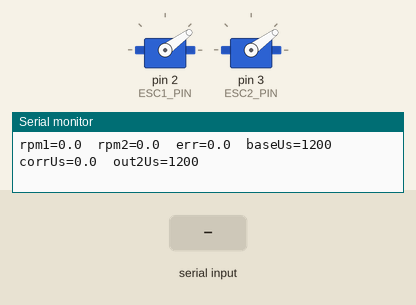
Simulated run of this sketch. Board: Arduino Uno, built with avr-gcc and run on an emulated ATmega328P. Shown: 2 × servo, the last lines printed to the serial monitor. The inputs (shaded band) are chosen by the test bench.

Above: at 4.2 s.
4.3 s: "90,45\n" received over Serial
7.3 s: "t90\n" received over Serial
At 8.7 s:
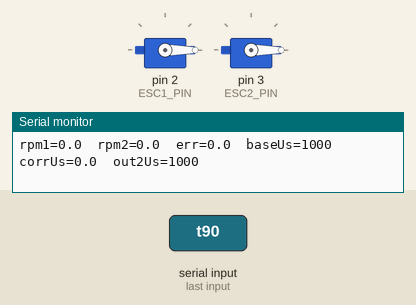
Timing chart, 0 to 10.3 s (numbered marks = the images above; inputs shaded):
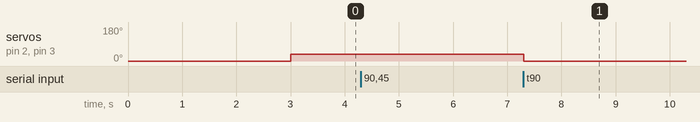

Measured:
- after the input at 7.3 s, servo on pin 2 (ESC1_PIN), servo on pin 3 (ESC2_PIN): 36° → 0° at once

The sketch:

RPM_matching.ino
```cpp
#include <SPI.h>
#include <Servo.h>

// -------------------- USER CONFIG --------------------
// SPI chip selects for the 2 encoders (same SPI bus)
constexpr uint8_t CS_M1 = 10;
constexpr uint8_t CS_M2 = 9;

// ESC signal pins
constexpr uint8_t ESC1_PIN = 2;   // Motor 1 (reference)
constexpr uint8_t ESC2_PIN = 3;   // Motor 2 (follower)

// ESC pulse limits (typical "servo" range)
constexpr int ESC_MIN_US = 1000;
constexpr int ESC_MAX_US = 2000;

// Base throttle applied to Motor 1 (and feedforward for Motor 2)
volatile int baseThrottleUs = 1200;  // start low; change via Serial

// Control loop period (RPM estimation + PI update)
constexpr uint32_t CONTROL_PERIOD_US = 2000; // 500 Hz control loop

// SPI speed for AS5147P (datasheet allows up to 10 MHz; start modest)
constexpr uint32_t SPI_HZ = 1000000; // 1 MHz
constexpr uint8_t  SPI_MODE = SPI_MODE1;

// PI gains (YOU WILL TUNE THESE)
volatile float Kp_us_per_rpm = 0.05f;     // proportional gain [microseconds / RPM]
volatile float Ki_us_per_rpm_s = 0.20f;   // integral gain [microseconds / (RPM*s)]

// Anti-windup / clamps
constexpr float ITERM_CLAMP_US = 300.0f;  // clamp integral contribution in microseconds
constexpr float OUT_CLAMP_US   = 250.0f;  // clamp total correction in microseconds

// RPM low-pass filter
constexpr float RPM_ALPHA = 0.80f;        // closer to 1 = smoother, more lag

// -----------------------------------------------------

Servo esc1, esc2;

struct RpmEstimator {
  bool init = false;
  uint16_t prevAngle = 0;
  uint32_t prevTimeUs = 0;
  float rpmFilt = 0.0f;
};

RpmEstimator rpm1State, rpm2State;
float iTerm_us = 0.0f;   // integral stored in "microseconds of correction"

// Compute parity bit such that total parity over 16 bits is even.
// Datasheet: parity bit is "even" calculated on lower 15 bits. :contentReference[oaicite:5]{index=5}
static inline uint8_t evenParityBit15(uint16_t lower15) {
  lower15 &= 0x7FFF;
  // returns 1 if number of ones is odd (so adding parity bit makes total even)
  uint16_t x = lower15;
  x ^= x >> 8;
  x ^= x >> 4;
  x ^= x >> 2;
  x ^= x >> 1;
  return x & 1;
}

static inline bool checkEvenParity(uint16_t frame) {
  // parity is computed over bits 0..14, stored in bit 15
  uint16_t lower15 = frame & 0x7FFF;
  uint8_t p = evenParityBit15(lower15);
  uint8_t pFrame = (frame >> 15) & 1;
  return (p == pFrame);
}

// Read a 14-bit register using the pipelined SPI read described in the datasheet:
// Data from a read command is returned on the *next* SPI frame. :contentReference[oaicite:6]{index=6}
uint16_t as5147pRead14(uint8_t csPin, uint16_t addr14) {
  // Build command: [15]=parity, [14]=R/W (1=read), [13:0]=addr
  uint16_t cmd = (addr14 & 0x3FFF) | 0x4000;     // set R/W=1
  cmd |= (uint16_t(evenParityBit15(cmd)) << 15); // parity over lower 15 bits

  SPI.beginTransaction(SPISettings(SPI_HZ, MSBFIRST, SPI_MODE));

  // Frame 1: send read command (response is previous data; ignore)
  digitalWrite(csPin, LOW);
  SPI.transfer16(cmd);
  digitalWrite(csPin, HIGH);

  // Small CS high time (datasheet timing is ns-scale; this is safely longer)
  delayMicroseconds(1);

  // Frame 2: clock out the response
  digitalWrite(csPin, LOW);
  uint16_t resp = SPI.transfer16(0x0000);
  digitalWrite(csPin, HIGH);

  SPI.endTransaction();

  // Response format: [15]=parity, [14]=EF (error flag), [13:0]=DATA :contentReference[oaicite:7]{index=7}
  bool parityOK = checkEvenParity(resp);
  bool errorFlag = (resp & 0x4000) != 0;

  if (!parityOK || errorFlag) {
    // If you want, you can count errors here.
    // Return 0xFFFF as "invalid" sentinel.
    return 0xFFFF;
  }

  return resp & 0x3FFF;
}

uint16_t readAngleMotor1() { return as5147pRead14(CS_M1, 0x3FFF); }
uint16_t readAngleMotor2() { return as5147pRead14(CS_M2, 0x3FFF); }

float updateRPM(RpmEstimator &st, uint16_t angle14, uint32_t nowUs) {
  if (!st.init) {
    st.init = true;
    st.prevAngle = angle14;
    st.prevTimeUs = nowUs;
    st.rpmFilt = 0.0f;
    return 0.0f;
  }

  uint32_t dtUs = nowUs - st.prevTimeUs;
  if (dtUs == 0) return st.rpmFilt;
  float dt = dtUs * 1e-6f;

  int32_t dAngle = int32_t(angle14) - int32_t(st.prevAngle);

  // Wrap handling for 14-bit angle (0..16383)
  if (dAngle > 8192)  dAngle -= 16384;
  if (dAngle < -8192) dAngle += 16384;

  float rev = float(dAngle) / 16384.0f;
  float rpmRaw = (rev / dt) * 60.0f;

  // Low-pass filter
  st.rpmFilt = RPM_ALPHA * st.rpmFilt + (1.0f - RPM_ALPHA) * rpmRaw;

  st.prevAngle = angle14;
  st.prevTimeUs = nowUs;

  return st.rpmFilt;
}

void armESCs() {
  // Safety: remove props before running this.
  esc1.writeMicroseconds(ESC_MIN_US);
  esc2.writeMicroseconds(ESC_MIN_US);
  delay(3000); // typical arming dwell
}

void handleSerialTuning() {
  // Simple serial protocol:
  //  t<us>\n     -> set base throttle (e.g. t1200)
  //  p<float>\n  -> set Kp (e.g. p0.05)
  //  i<float>\n  -> set Ki (e.g. i0.20)
  if (!Serial.available()) return;

  char c = Serial.read();
  if (c == 't') {
    int v = Serial.parseInt();
    baseThrottleUs = constrain(v, ESC_MIN_US, ESC_MAX_US);
  } else if (c == 'p') {
    float v = Serial.parseFloat();
    Kp_us_per_rpm = v;
  } else if (c == 'i') {
    float v = Serial.parseFloat();
    Ki_us_per_rpm_s = v;
  } else {
    // flush line
    while (Serial.available() && Serial.read() != '\n') {}
  }
}

void setup() {
  Serial.begin(115200);

  pinMode(CS_M1, OUTPUT); digitalWrite(CS_M1, HIGH);
  pinMode(CS_M2, OUTPUT); digitalWrite(CS_M2, HIGH);

  SPI.begin();

  esc1.attach(ESC1_PIN, ESC_MIN_US, ESC_MAX_US);
  esc2.attach(ESC2_PIN, ESC_MIN_US, ESC_MAX_US);

  armESCs();

  Serial.println("Ready. Commands: t<us>, p<float>, i<float>  (e.g. t1200, p0.05, i0.20)");
}

void loop() {
  handleSerialTuning();

  static uint32_t lastControlUs = micros();
  static uint32_t lastPrintUs = micros();

  uint32_t nowUs = micros();

  // Run control loop at fixed-ish period
  if ((uint32_t)(nowUs - lastControlUs) >= CONTROL_PERIOD_US) {
    lastControlUs += CONTROL_PERIOD_US;

    // Read both angles
    uint16_t a1 = readAngleMotor1();
    uint16_t a2 = readAngleMotor2();

    // If invalid read, skip this iteration (keep last outputs)
    if (a1 != 0xFFFF && a2 != 0xFFFF) {
      float rpm1 = updateRPM(rpm1State, a1, nowUs);
      float rpm2 = updateRPM(rpm2State, a2, nowUs);

      // PI to make Motor2 match Motor1
      float err = rpm1 - rpm2;
      float dt = CONTROL_PERIOD_US * 1e-6f;

      // Integral in microseconds directly (so clamp is easy)
      iTerm_us += (Ki_us_per_rpm_s * err) * dt;
      iTerm_us = constrain(iTerm_us, -ITERM_CLAMP_US, ITERM_CLAMP_US);

      float pTerm_us = Kp_us_per_rpm * err;
      float corr_us = pTerm_us + iTerm_us;
      corr_us = constrain(corr_us, -OUT_CLAMP_US, OUT_CLAMP_US);

      int out1 = baseThrottleUs;
      int out2 = int(baseThrottleUs + corr_us);

      out1 = constrain(out1, ESC_MIN_US, ESC_MAX_US);
      out2 = constrain(out2, ESC_MIN_US, ESC_MAX_US);

      esc1.writeMicroseconds(out1);
      esc2.writeMicroseconds(out2);

      // Print at ~20 Hz
      if ((uint32_t)(nowUs - lastPrintUs) >= 50000) {
        lastPrintUs = nowUs;

        Serial.print("rpm1=");
        Serial.print(rpm1, 1);
        Serial.print("  rpm2=");
        Serial.print(rpm2, 1);
        Serial.print("  err=");
        Serial.print(err, 1);
        Serial.print("  baseUs=");
        Serial.print(baseThrottleUs);
        Serial.print("  corrUs=");
        Serial.print(corr_us, 1);
        Serial.print("  out2Us=");
        Serial.println(out2);
      }
    }
  }
}
```
